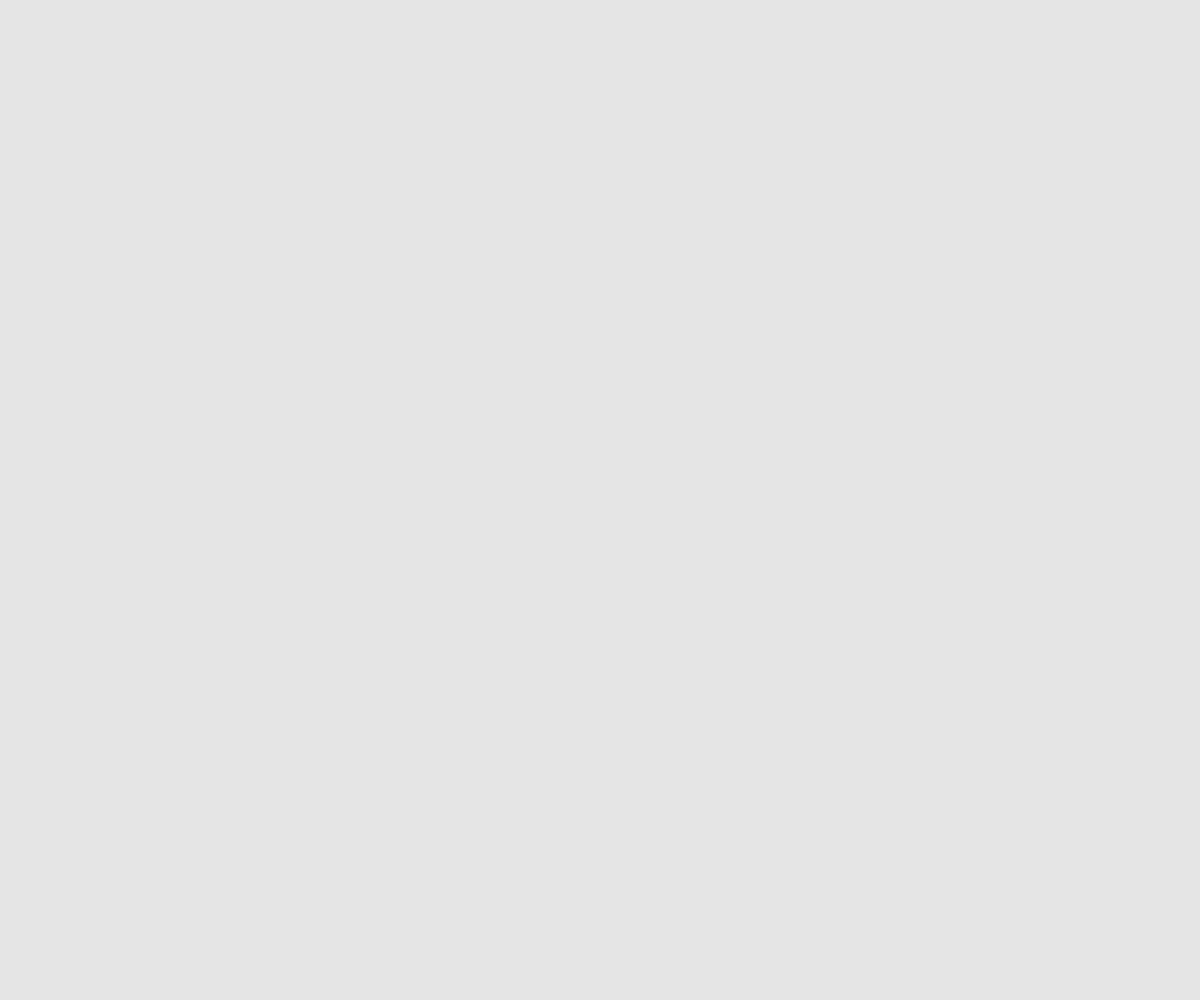
Frame 1 (no input)
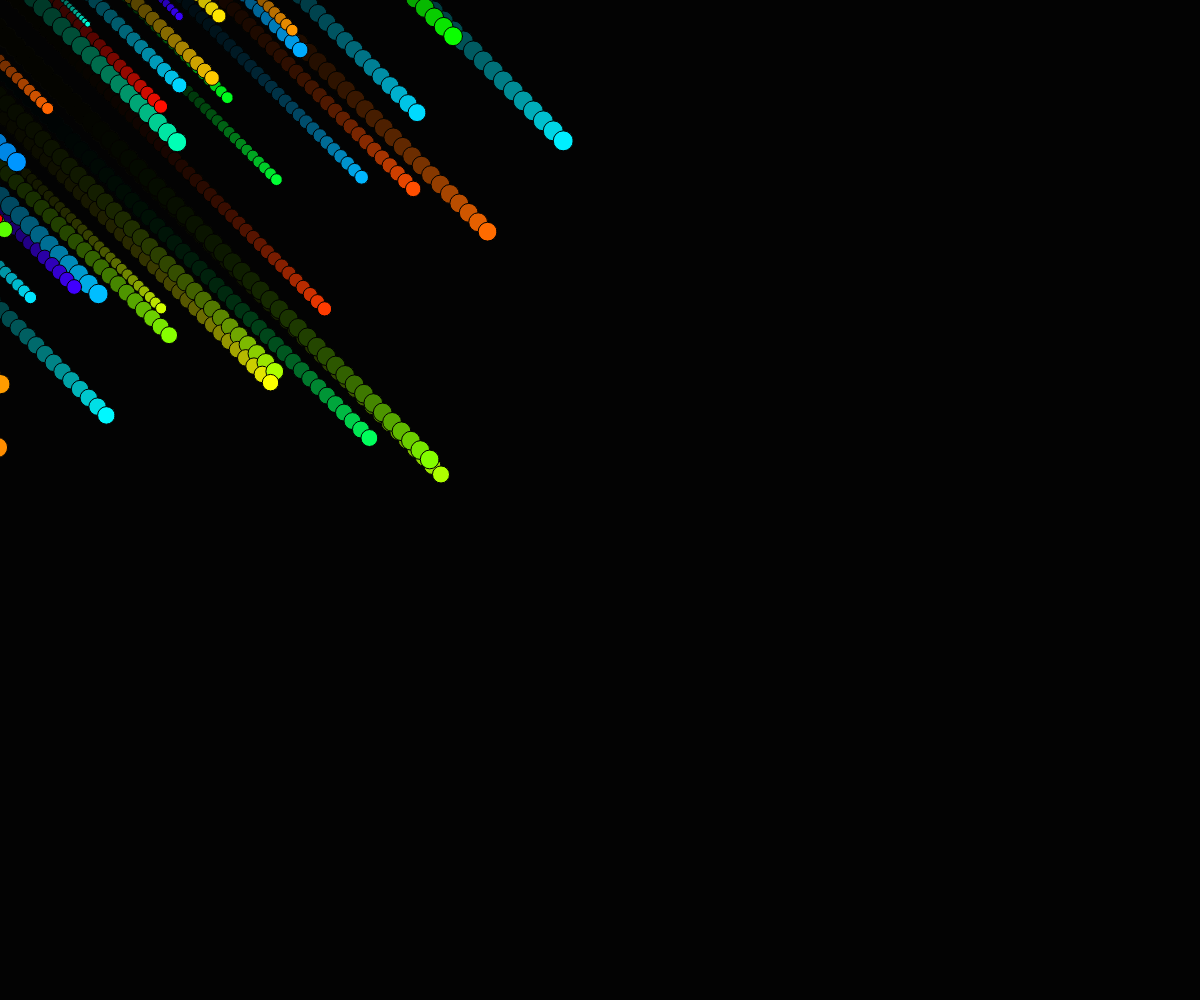
Frame 60 (no input)
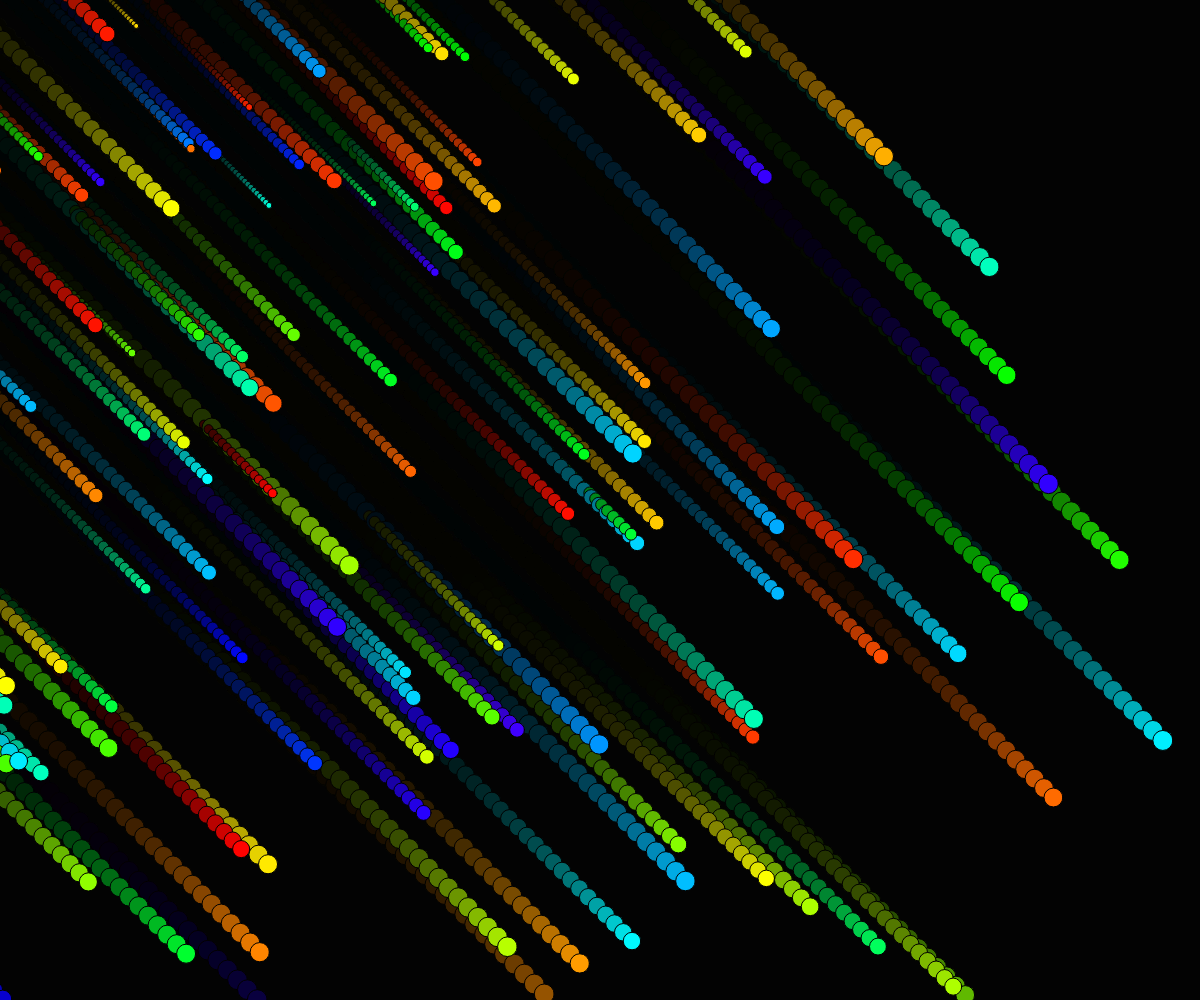
Frame 120 (the mouse pressed at the canvas centre since frame 60)

The p5.js sketch that drew these frames (run headless with seeded random() and noise() and a simulated clock; from frame 60 on, the mouse is pressed at the canvas centre):

// p5.js sketch
// ── sketch.js
var meteors = [];

function setup() {
  createCanvas(window.innerWidth, window.innerHeight);

  ellipseMode(RADIUS);

  colorMode(HSB);

  for (var i = 0; i < 300; i++) {
    meteors.push(new Meteor());
  }
}


function draw() {
  background(color(0,0.1));

  for (var i = 0; i < meteors.length; i++) {
    meteors[i].move();
    meteors[i].display();
  }
}


function Meteor() {
  this.size = random(10);
  this.color = color(random(255),255,255);
  this.speed = random(10);

  this.x = -random(width);
  this.y = -random(height);

  this.move = function(){
    this.x += this.size;
    this.y += this.size;

    if(this.x > width || this.y > height) {
      this.x = -random(width);
      this.y = -random(height);

    }
  }

  this.display = function() {
    fill(this.color);
    ellipse(this.x, this.y, this.size, this.size);

  }
}
